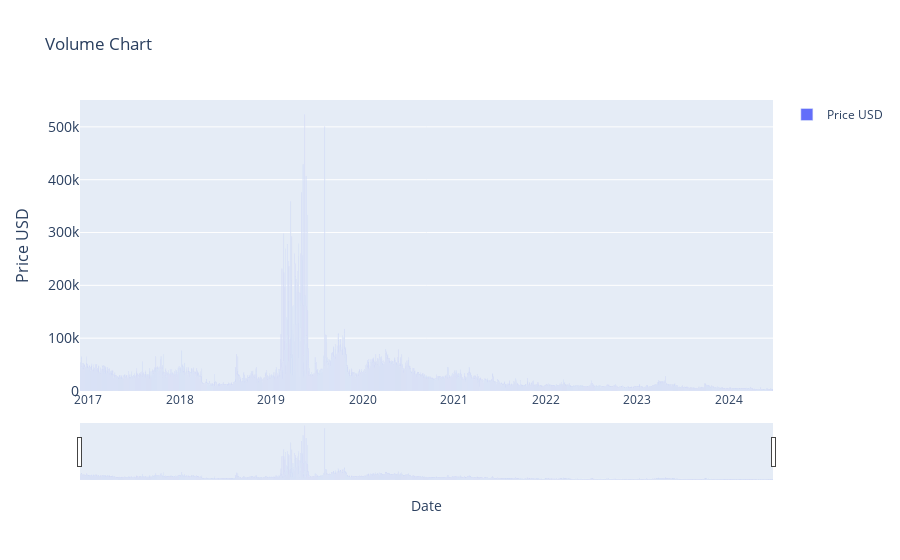

Source (notebook cell):
### Markdown cell above
### Volume Indicatior (1)

### Code cell
# > Volume Indicatior (1)

import plotly.graph_objects as go
import pandas as pd
from ipywidgets import interact, DatePicker
import numpy as np

# renames current item to df
df = current_item

# Function to update the graph based on the selected date range
def update_graph(start_date, end_date):
    # Filtering the data based on the date range
    mask = (df.index >= pd.to_datetime(start_date)) & (df.index <= pd.to_datetime(end_date))
    filtered_data = df.loc[mask]

    # Creating the plot
    fig = go.Figure()
    fig.add_trace(go.Bar(x=filtered_data.index, y=filtered_data['volume'], name='Price USD'))

    # Formatting
    fig.update_layout(
        title='Volume Chart',
        xaxis_title='Date',
        yaxis_title='Price USD',
        yaxis=dict(
            title='Price USD',
            titlefont_size=16,
            tickfont_size=14,
        ),
        xaxis=dict(  # Added lines for range slider
            rangeslider=dict(
                visible=True
            ),
            type="date"
        ),
        showlegend=True
    )

    fig.show()


# Creating interactive widgets for date selection
start_date_picker = DatePicker(description='Start Date', value=START_DATE)
end_date_picker = DatePicker(description='End Date', value=END_DATE)

# Display the interactive widget
interact(update_graph, start_date=start_date_picker, end_date=end_date_picker)

### Figure 1 — Plotly figure (JSON) as saved in the notebook; plotly's stock layout.template omitted (floating-point values rounded to 4 significant figures; data arrays with more than 128 entries replaced by an {"elided": "..."} marker saying what was removed)
{"data": [{"name": "Price USD", "type": "bar", "x": {"elided": "2767 str values"}, "y": {"elided": "2767 int values"}}], "layout": {"showlegend": true, "title": {"text": "Volume Chart"}, "xaxis": {"rangeslider": {"visible": true}, "title": {"text": "Date"}, "type": "date"}, "yaxis": {"tickfont": {"size": 14}, "title": {"font": {"size": 16}, "text": "Price USD"}}}}
